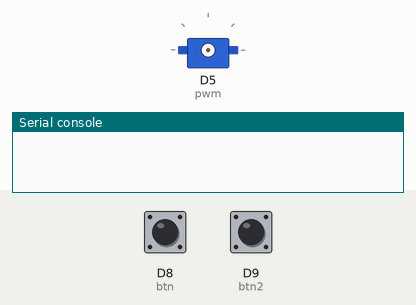
The program below on a simulated CircuitPython board. Shown: servo, the last lines printed to the serial console. The test bench sets the inputs (shaded band); at power-on: D8 (btn) LOW, D9 (btn2) LOW.

Above: at 1.2 s.
1.3 s: D8 (btn) pulled HIGH for 1 s
At 2.1 s:
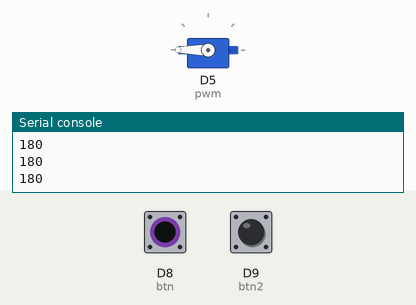
3.8 s: D9 (btn2) pulled HIGH for 1 s
At 5.6 s:
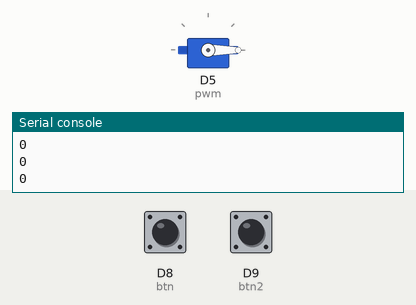
6.3 s: D8 (btn) pulled HIGH for 0.15 s
At 7.6 s:
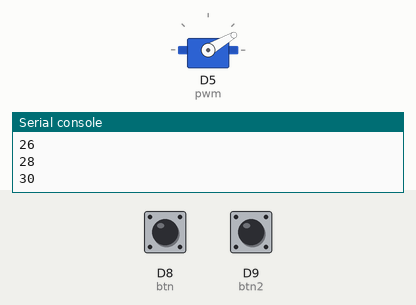
7.9 s: D9 (btn2) pulled HIGH for 0.15 s
At 9.1 s:
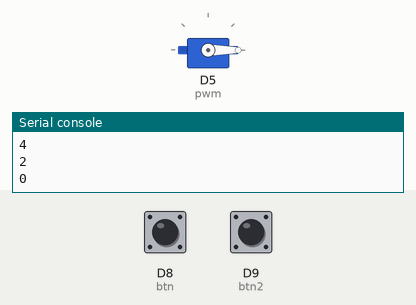
9.5 s: D8 (btn) pulled HIGH for 3.2 s
At 10.26 s:
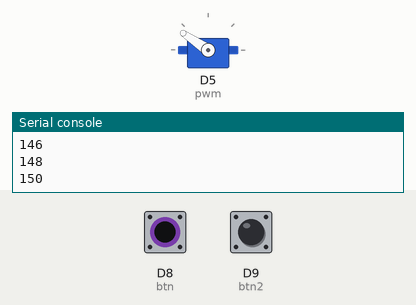
14.2 s: D9 (btn2) pulled HIGH for 3.2 s
At 15.9 s:
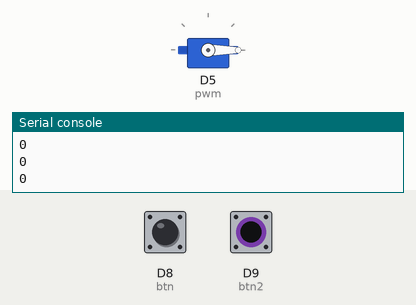
Timing chart, 0 to 17.4 s (numbered marks = the images above; inputs shaded):
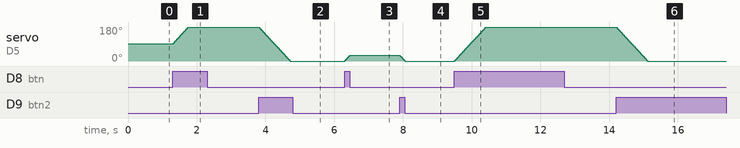

The program:

ServoButton.py
```python
import time
import board
import pwmio
from adafruit_motor import servo
from digitalio import DigitalInOut, Direction, Pull

pwm = pwmio.PWMOut(board.D5, duty_cycle=0, frequency=50)

btn = DigitalInOut(board.D8)
btn.direction = Direction.INPUT
btn.pull = Pull.DOWN

btn2 = DigitalInOut(board.D9)
btn2.direction = Direction.INPUT
btn2.pull = Pull.DOWN

servo = servo.Servo(pwm)
angle = 90

while True:
    if btn.value:
        angle = angle + 2
        if angle > 180:
            angle = 180
        print(angle)
        servo.angle = angle
        time.sleep(0.01)

    if btn2.value:
        angle = angle - 2
        if angle < 0:
            angle = 0
        print(angle)
        servo.angle = angle
        time.sleep(0.01)
```

Measured:
- after the input at 1.3 s, servo on D5 (pwm): moves from 92° to 180° over 0.44 s, starting at once
- after the input at 3.8 s, servo on D5 (pwm): moves from 180° to 0° over 0.92 s, starting at once
- after the input at 6.3 s, servo on D5 (pwm): moves from 0° to 30° over 0.16 s, starting at once
- after the input at 7.9 s, servo on D5 (pwm): moves from 30° to 0° over 0.16 s, starting at once
- after the input at 9.5 s, servo on D5 (pwm): moves from 0° to 180° over 0.92 s, starting at once
- after the input at 14.2 s, servo on D5 (pwm): moves from 180° to 0° over 0.92 s, starting at once
